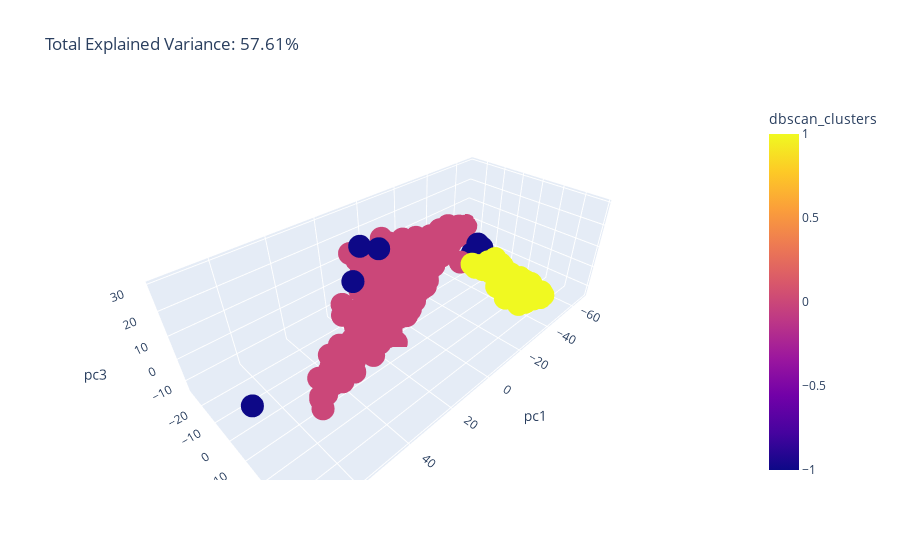

The code cell stored with this chart in its notebook:
### Code cell
import plotly.express as px
from sklearn.decomposition import PCA

total_var = pca.explained_variance_ratio_.sum() * 100

fig = px.scatter_3d(
    principalDf, x=principalDf['pc1'], y=principalDf['pc2'], z= principalDf['pc3'], color=principalDf['dbscan_clusters'],
    title=f'Total Explained Variance: {total_var:.2f}%',
    labels={'0': 'PC 1', '1': 'PC 2', '2': 'PC 3'}
)
fig.show()

### Figure 1 — Plotly figure (JSON) as saved in the notebook; plotly's stock layout.template omitted (floating-point values rounded to 4 significant figures; data arrays with more than 128 entries replaced by an {"elided": "..."} marker saying what was removed)
{"data": [{"hovertemplate": "pc1=%{x}<br>pc2=%{y}<br>pc3=%{z}<br>dbscan_clusters=%{marker.color}<extra></extra>", "legendgroup": "", "marker": {"color": {"elided": "1171 int values"}, "coloraxis": "coloraxis", "symbol": "circle"}, "mode": "markers", "name": "", "scene": "scene", "showlegend": false, "type": "scatter3d", "x": {"elided": "1171 float values"}, "y": {"elided": "1171 float values"}, "z": {"elided": "1171 float values"}}], "layout": {"coloraxis": {"colorbar": {"title": {"text": "dbscan_clusters"}}, "colorscale": [[0, "#0d0887"], [0.1111, "#46039f"], [0.2222, "#7201a8"], [0.3333, "#9c179e"], [0.4444, "#bd3786"], [0.5556, "#d8576b"], [0.6667, "#ed7953"], [0.7778, "#fb9f3a"], [0.8889, "#fdca26"], [1, "#f0f921"]]}, "legend": {"tracegroupgap": 0}, "scene": {"domain": {"x": [0, 1], "y": [0, 1]}, "xaxis": {"title": {"text": "pc1"}}, "yaxis": {"title": {"text": "pc2"}}, "zaxis": {"title": {"text": "pc3"}}}, "title": {"text": "Total Explained Variance: 57.61%"}}}
